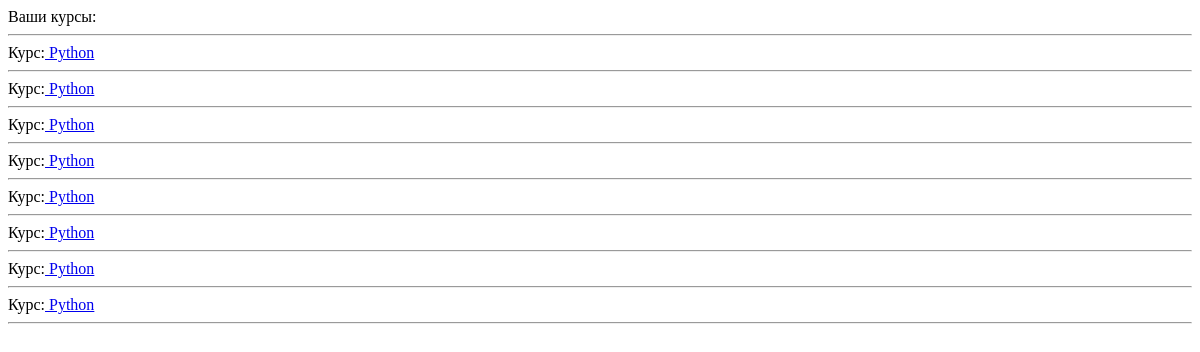
Before: /user_cabinet (signed in) with the older database file.
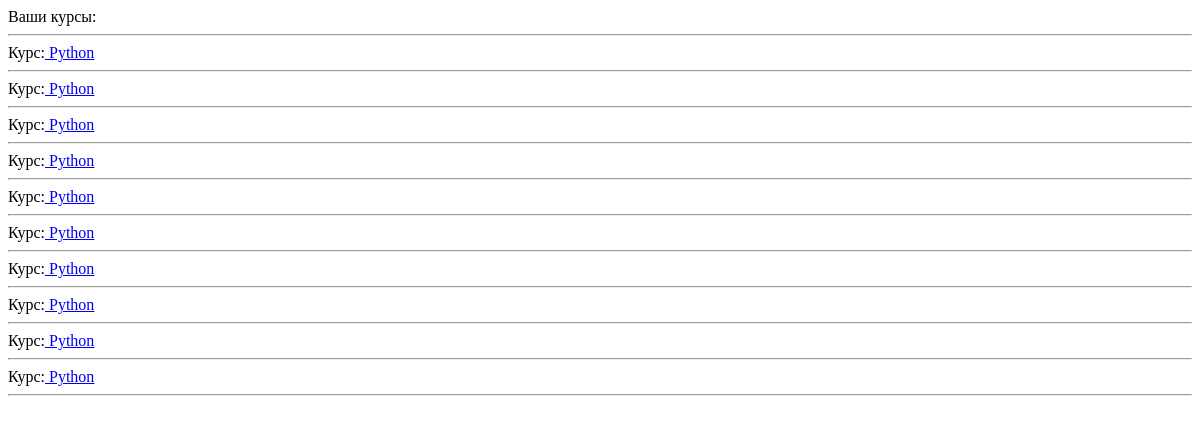
After: the same page with the newer database file.
### main_page/models.py (models this page shows)
class Cabinet(models.Model):
    user_id = models.IntegerField()
    user_courses = models.ForeignKey(Course, on_delete=models.CASCADE)
    reg_date = models.DateTimeField(auto_now_add=True)

class Course(models.Model):
    course_name = models.CharField(max_length=50)
    course_price = models.FloatField()
    course_period = models.FloatField()
    course_description = models.TextField()
    course_photo = models.ImageField(upload_to='media', null=True, blank=True)
    course_category = models.ForeignKey(Category, on_delete=models.CASCADE)
    added_date = models.DateTimeField(auto_now_add=True)
    def __str__(self):
        return self.course_name

### main_page/views.py (the view)
# urls.py: path('user_cabinet', views.get_user_cabinet),
def get_user_cabinet(request):
    user_cabinet = models.Cabinet.objects.filter(user_id = request.user.id)
    return render(request, 'cabinet.html', {'user_cabinet': user_cabinet})

### main_page/templates/cabinet.html (shortened to what this page needs)
<!DOCTYPE html>
<html lang="en">
<head>
</head>
<body>
Ваши курсы:<br>
<hr>
{% for i in user_cabinet %}
Курс:<a href="/user_course/{{i.user_courses}}"> {{ i.user_courses }}</a>
<hr>
{% endfor %}
</body>
</html>

Changed rows visible on the page:
added Cabinet: user_courses "Python"
added Cabinet: user_courses "Python"
